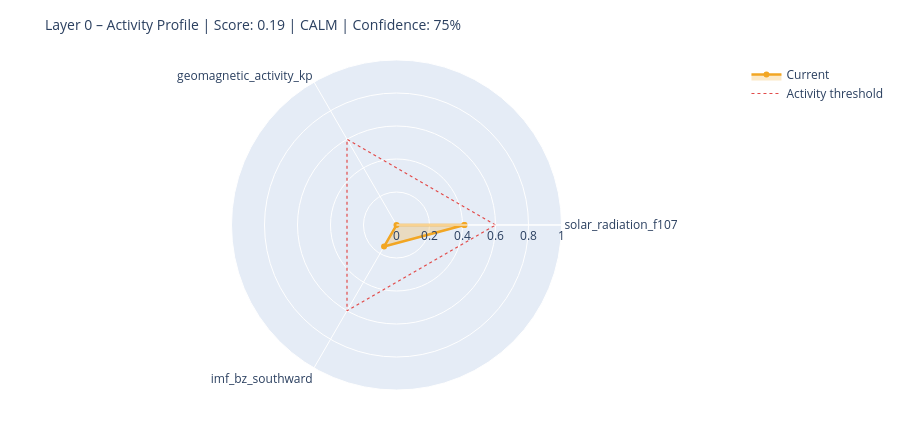

Source (notebook cell):
### Markdown cell above
---
## 6. State Assessment & Handoff to Layer 1

### Code cell
# ============================================================
# STEP 1 – Collect raw values with source modes
# Mode: 'primary' | 'fallback_3h' | 'last_valid' | 'missing'
# ============================================================

def safe_last(df, col):
    if df is None or col not in df.columns: return None
    s = df[col].dropna()
    return float(s.iloc[-1]) if not s.empty else None

f107_now = safe_last(df_f107, 'f10.7')
bz_now   = safe_last(df_mag,  'bz_gsm')
kp_now   = safe_last(df_kp,   'kp')
sw_now   = safe_last(df_sw,   'speed')

source_modes = {
    'F10.7':    'primary'  if f107_now is not None else 'missing',
    'Kp':       'primary'  if kp_now   is not None else 'missing',
    'IMF_Bz':   'primary'  if bz_now   is not None else 'missing',
    'SW_speed': 'primary'  if sw_now   is not None else 'missing',
}

# Kp Fallback – 3h endpoint
if kp_now is None:
    try:
        r = requests.get(
            'https://services.swpc.noaa.gov/json/noaa-planetary-k-index.json',
            timeout=10)
        r.raise_for_status()
        fb = pd.DataFrame(r.json())
        tc = next((c for c in fb.columns if 'time' in c.lower()), fb.columns[0])
        kc = next((c for c in fb.columns if 'kp' in c.lower() and c != tc), None)
        if kc:
            fb[kc] = fb[kc].astype(str).str.extract(r'([0-9]+(?:\.[0-9]*)?)')[0]
            fb[kc] = pd.to_numeric(fb[kc], errors='coerce')
            fb = fb[fb[kc] >= 0].dropna(subset=[kc])
            if not fb.empty:
                kp_now = float(fb[kc].iloc[-1])
                source_modes['Kp'] = 'fallback_3h'
                print(f'  Kp fallback (3h): {kp_now:.1f}')
    except Exception as e:
        print(f'  Kp fallback failed: {e}')

# Solar Wind Fallback – last valid value
if sw_now is None and df_sw is not None and 'speed' in df_sw.columns:
    s = df_sw['speed'].dropna()
    if not s.empty:
        sw_now = float(s.iloc[-1])
        source_modes['SW_speed'] = 'last_valid'
        print(f'  SW fallback (last_valid): {sw_now:.0f} km/s')

print()
print('Source modes:', source_modes)

# ============================================================
# STEP 2 – Score from available components only
# ============================================================

def norm(v, lo, hi):
    if v is None: return None
    return max(0.0, min(1.0, (v - lo) / (hi - lo)))

COMPONENTS = {
    'solar_radiation_f107':    (f107_now, norm(f107_now, 60, 250)),
    'geomagnetic_activity_kp': (kp_now,   norm(kp_now,   0,   9)),
    'imf_bz_southward':        (bz_now,   norm(-(bz_now or 0) if bz_now else None, -5, 30)
                                           if bz_now is not None else None),
    'solar_wind_speed':        (sw_now,   norm(sw_now, 300, 800)),
}

available   = {k: v[1] for k, v in COMPONENTS.items() if v[1] is not None}
unavailable = [k for k, v in COMPONENTS.items() if v[1] is None]

layer0_score = round(sum(available.values()) / len(available), 4) if available else None
confidence   = round(len(available) / len(COMPONENTS), 2)

level = ('unknown'  if layer0_score is None
         else 'calm'     if layer0_score < 0.3
         else 'moderate' if layer0_score < 0.6
         else 'active')

# ============================================================
# STEP 3 – Dominant Driver
# ============================================================

def dominant_driver(kp, f107, bz, sw):
    candidates = []
    if kp   is not None and kp   >= 4:   candidates.append(('geomagnetic',    kp / 9))
    if sw   is not None and sw   >= 500:  candidates.append(('solar_wind',     sw / 800))
    if bz   is not None and bz   <= -5:   candidates.append(('imf_southward',  abs(bz) / 30))
    if f107 is not None and f107 >= 150:  candidates.append(('solar_radiation',f107 / 250))
    return max(candidates, key=lambda x: x[1])[0] if candidates else 'none'

driver = dominant_driver(kp_now, f107_now, bz_now, sw_now)

# ============================================================
# STEP 4 – Downstream expectations
# ============================================================

def downstream_expectation(driver, score, kp, bz, f107):
    exp = {
        'magnetosphere':        'calm',
        'ionosphere':           'calm',
        'schumann_resonance':   'unchanged',
        'lithosphere_currents': 'low',
    }
    if driver == 'geomagnetic' or (kp and kp >= 5):
        exp['magnetosphere']        = 'compressed / storm'
        exp['ionosphere']           = 'elevated disturbance (TEC variability)'
        exp['schumann_resonance']   = 'elevated amplitude possible'
        exp['lithosphere_currents'] = 'elevated induction currents'
    elif driver == 'imf_southward' or (bz and bz <= -5):
        exp['magnetosphere']        = 'energy coupling active'
        exp['ionosphere']           = 'elevated electron density possible'
        exp['schumann_resonance']   = 'slight modulation possible'
    elif driver == 'solar_radiation' or (f107 and f107 >= 150):
        exp['ionosphere']           = 'elevated ionization (F-layer)'
        exp['schumann_resonance']   = 'slightly elevated background activity'
    return exp

downstream = downstream_expectation(driver, layer0_score, kp_now, bz_now, f107_now)

# ============================================================
# CONSOLE OUTPUT
# ============================================================

W = 58
print('=' * W)
print('LAYER 0 – STATE ASSESSMENT')
print('=' * W)
for name, (raw_v, score_v) in COMPONENTS.items():
    if score_v is not None:
        bar = '█' * int(score_v * 20) + '░' * (20 - int(score_v * 20))
        print(f'  {name:<35}  {bar}  {score_v:.2f}')
    else:
        print(f'  {name:<35}  {"─" * 20}  n/a')
print('-' * W)
print(f'  Score ({len(available)}/{len(COMPONENTS)} components):  {layer0_score:.3f}')
print(f'  Confidence:         {confidence:.0%}')
print(f'  Level:              {level.upper()}')
print(f'  Dominant Driver:    {driver}')

# Radar chart
cats = list(available.keys())
vals = list(available.values())
if len(cats) >= 3:
    fig = go.Figure()
    fig.add_trace(go.Scatterpolar(
        r=vals + [vals[0]], theta=cats + [cats[0]],
        fill='toself', fillcolor='rgba(242,166,35,0.25)',
        line=dict(color='#F2A623', width=2.5), name='Current'
    ))
    fig.add_trace(go.Scatterpolar(
        r=[0.6] * (len(cats) + 1), theta=cats + [cats[0]],
        line=dict(color='#E24B4A', dash='dot', width=1.2),
        mode='lines', name='Activity threshold'
    ))
    fig.update_layout(
        title=dict(text=f'Layer 0 – Activity Profile | Score: {layer0_score:.2f} | {level.upper()} | Confidence: {confidence:.0%}',
                   font=dict(size=14)),
        polar=dict(radialaxis=dict(visible=True, range=[0, 1])),
        height=430, showlegend=True,
        margin=dict(l=60, r=60, t=60, b=40)
    )
    fig.show()

### Figure 1 — Plotly figure (JSON) as saved in the notebook; plotly's stock layout.template omitted (floating-point values rounded to 4 significant figures)
{"data": [{"fill": "toself", "fillcolor": "rgba(242,166,35,0.25)", "line": {"color": "#F2A623", "width": 2.5}, "name": "Current", "r": [0.4116, 0.0, 0.1509, 0.4116], "theta": ["solar_radiation_f107", "geomagnetic_activity_kp", "imf_bz_southward", "solar_radiation_f107"], "type": "scatterpolar"}, {"line": {"color": "#E24B4A", "dash": "dot", "width": 1.2}, "mode": "lines", "name": "Activity threshold", "r": [0.6, 0.6, 0.6, 0.6], "theta": ["solar_radiation_f107", "geomagnetic_activity_kp", "imf_bz_southward", "solar_radiation_f107"], "type": "scatterpolar"}], "layout": {"height": 430, "margin": {"b": 40, "l": 60, "r": 60, "t": 60}, "polar": {"radialaxis": {"range": [0, 1], "visible": true}}, "showlegend": true, "title": {"font": {"size": 14}, "text": "Layer 0 – Activity Profile | Score: 0.19 | CALM | Confidence: 75%"}}}
